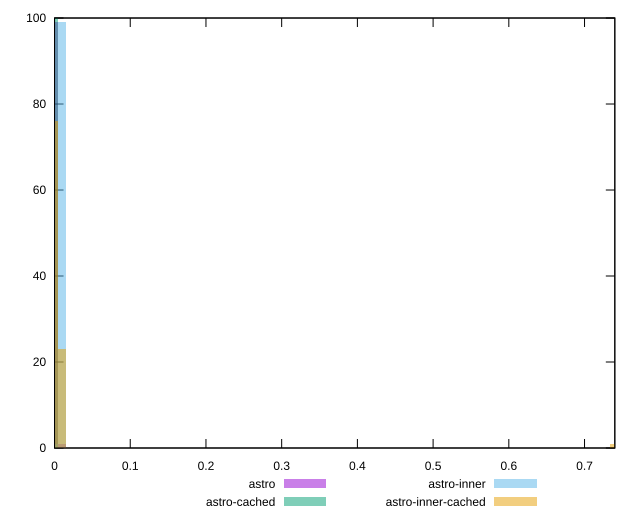

The script that saved this image:
reset

$astro <<EOF
0.01012721854825018 1
0 99
EOF

$astroCached <<EOF
0 100
EOF

$astroInner <<EOF
0.01012721854825018 99
0 1
EOF

$astroInnerCached <<EOF
0.7392869540222632 1
0 76
0.01012721854825018 23
EOF

set key outside below
set boxwidth 0.01012721854825018
set xrange [0:0.74]
set yrange [0:100]
set trange [0:100]
set style fill transparent solid 0.5 noborder
set terminal svg size 640, 520 enhanced background rgb 'white'
set output "reports/report_00033_2021-03-01T14-23-16.841Z/largest-contentful-paint/comparison/histogram/all_score.svg"

plot $astro title "astro" with boxes, \
     $astroCached title "astro-cached" with boxes, \
     $astroInner title "astro-inner" with boxes, \
     $astroInnerCached title "astro-inner-cached" with boxes

reset
